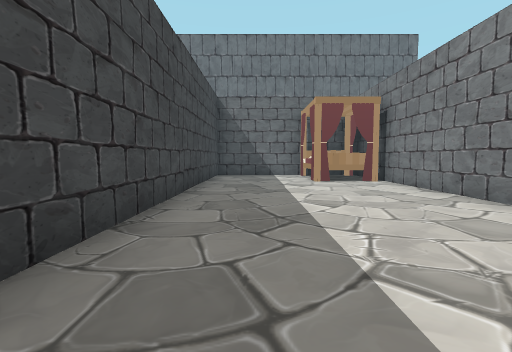
view 1 (above)

21 first-person views from a walk through a scene from a Unity 3-D project. The camera is 1.3 m above the floor, tilts 4° down and sees 85° across. The floor is counted in squares, 2 m on a side. Each view is taken from the middle of a square. On the plan, view 1 faces up. The plan holds only what a view shows up to about 9 squares ahead; the rest is blank. The place goes on beyond the plan. The player character is not drawn. Some animated figures are not drawn. Some surface patterns are stand-ins.

view 2
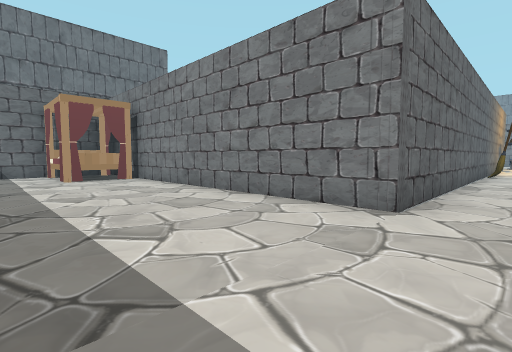

view 3
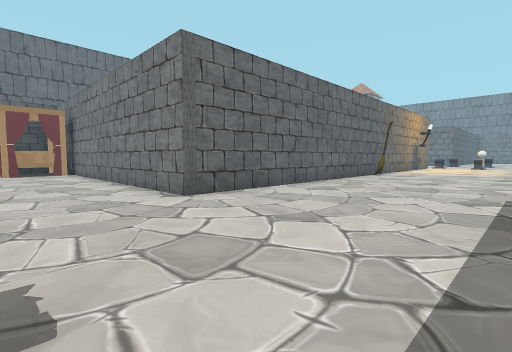

view 4
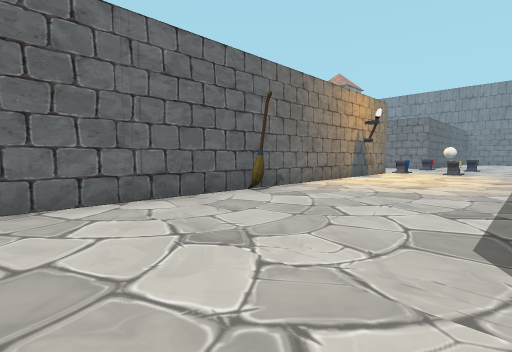

view 5
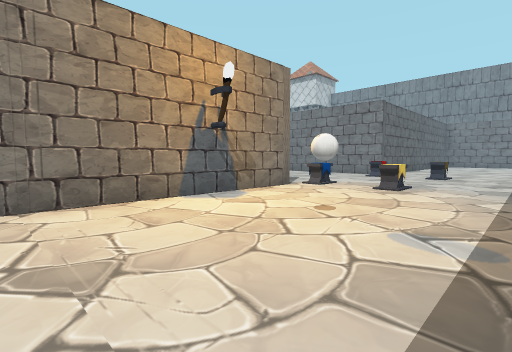

view 6
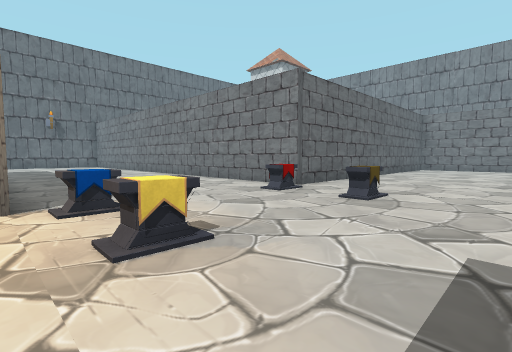

view 7
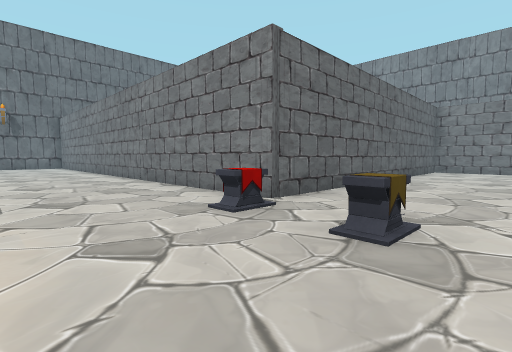

view 8
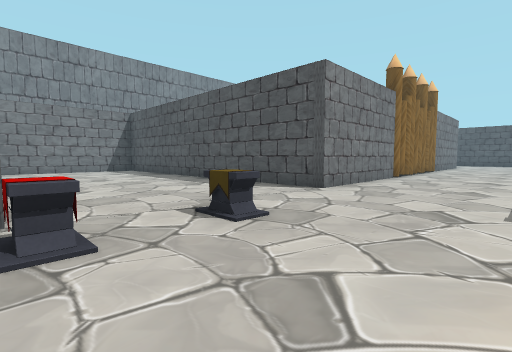

view 9
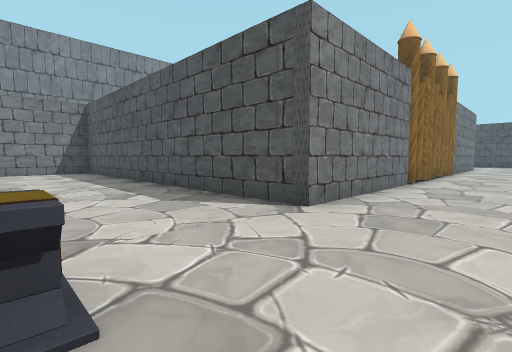

view 10
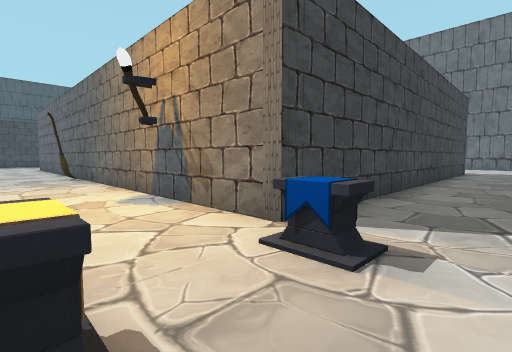

view 11
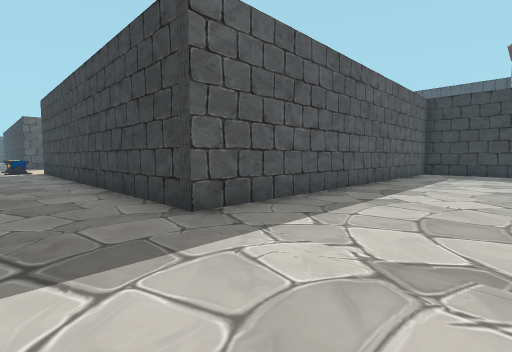

view 12
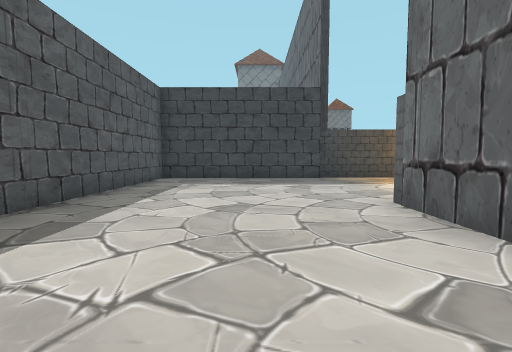

view 13
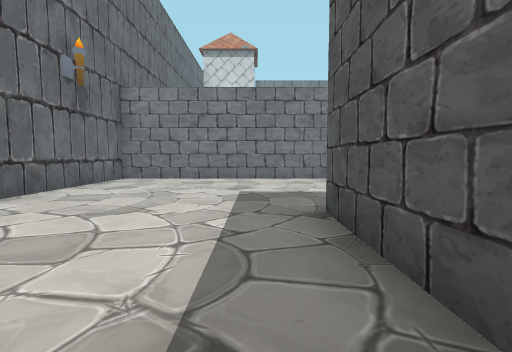

view 14
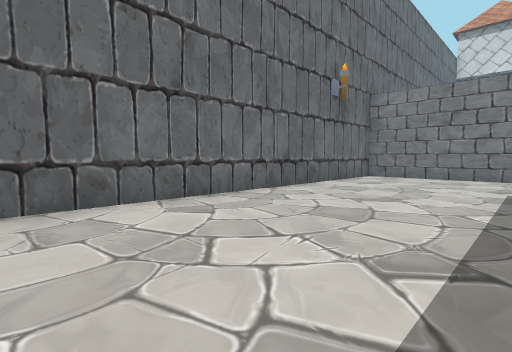

view 15
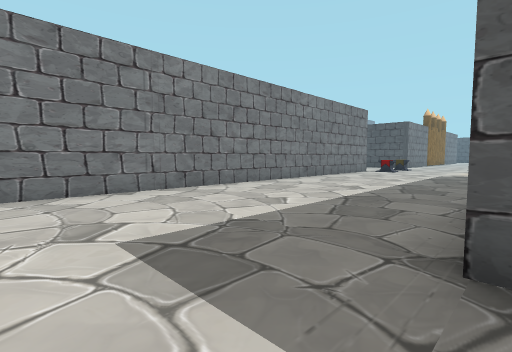

view 16
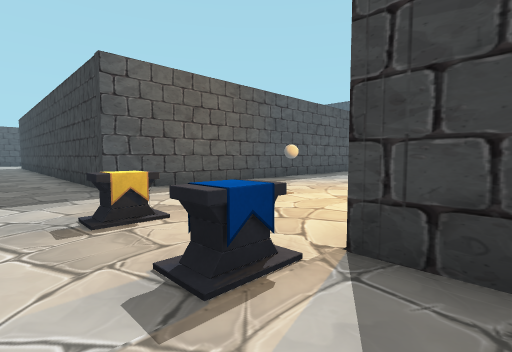

view 17
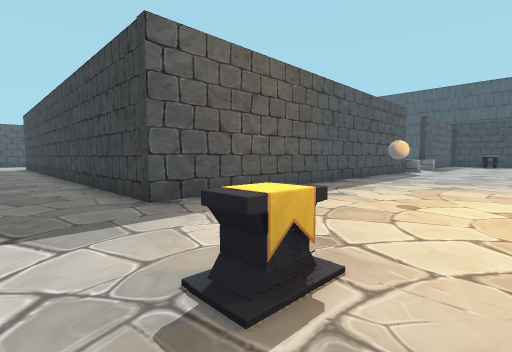

view 18
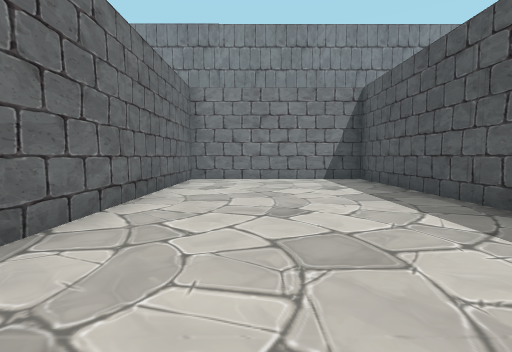

view 19
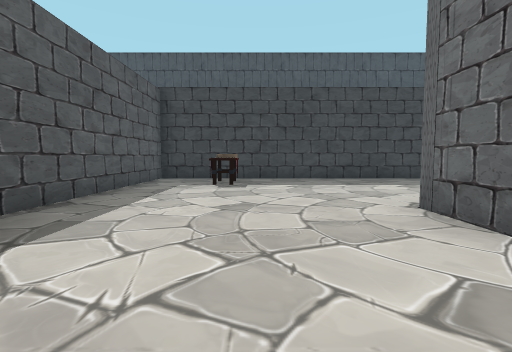

view 20
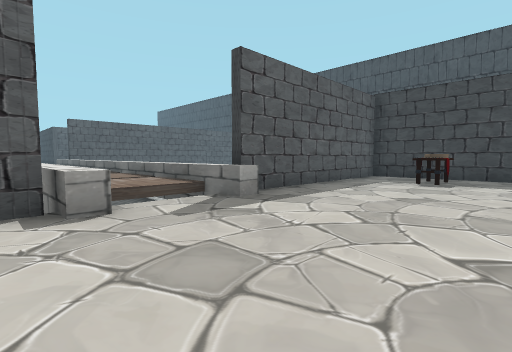

view 21
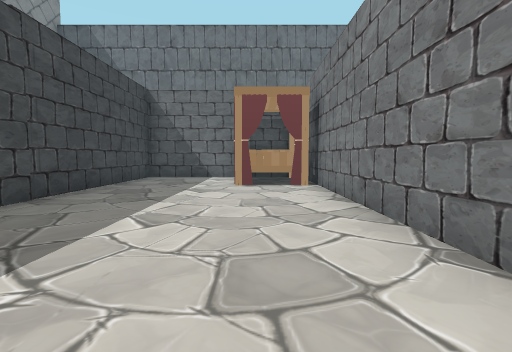

### Floor plan
Points are (right, up) in squares from view 1. A wall is a line through its corners. A room is listed if a view was taken in it or the views show most of it. See-through windows are left out.
Room 1 (views 1, 2, 3, 4, 5, 6, 7, 8, 9, 10, 11, 12, 13, 14, 15, 16, 17, 18, 19, 20, 21)
walls: (11, -4.8) (18.2, -4.8) (18.2, -11.5); (7.4, -4.8) (7.9, -4.8); (23.1, -9) (23.1, -5) (33, -5) (33, -0.2) (23.2, -0.2) (23.2, 14.9) (13, 14.9); (22.9, -10.2) (23.1, -9.1); (23.1, -10.3) (22.9, -9.1); (22.9, -11.6) (23, -11); (3, 9.7) (-1.3, 9.7) (-1.3, -4.8) (4.6, -4.8); (8.6, 15.5) (8.6, 10.2) (18.2, 10.2) (18.2, 0.1) (3.4, 0.1) (3.4, 7.5)
low walls: (6.9, -4.4) (7.4, -4.4); (4.5, -4.4) (5, -4.4); (4.9, -5.4) (5.5, -5.4)
ways out: opening at (6.5, -5); gap at (23, 0)
objects: other object (0, -3); other object (2, 8) to (3, 9); other object (19, -2); other object (19, 0); other object (22, -2); other object (22, 0)

Positions as (right, up) in squares from view 1, and headings:
1: (0, 0), facing up
2: (0, -1), facing up-right
3: (1, -4), facing up-right
4: (7, -4), facing up-right
5: (13, -4), facing up-right
6: (18, -4), facing up-right
7: (20, -3), facing up-right
8: (20, 0), facing down-right
9: (21, -2), facing down-right
10: (20, -2), facing up-left
11: (20, 13), facing down-left
12: (17, 13), facing left
13: (15, 11), facing right
14: (14, 11), facing up-right
15: (18, 12), facing down-right
16: (20, 1), facing down-left
17: (20, -1), facing down-left
18: (25, -2), facing right
19: (7, -2), facing left
20: (8, -1), facing down-left
21: (2, 1), facing up
